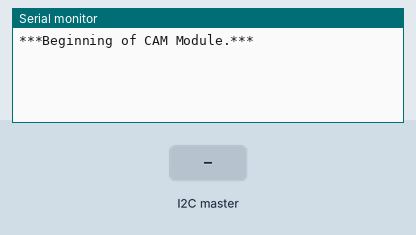
A sketch run on a simulated Arduino Uno, built with avr-gcc and run on an emulated ATmega328P. On the bench: the last lines printed to the serial monitor. Inputs (shaded band) come from the test bench. Random numbers use the default seed unless the sketch sets one.

Above: at 1.2 s.
1.3 s: the I2C master sends the byte 1
At 2.5 s:
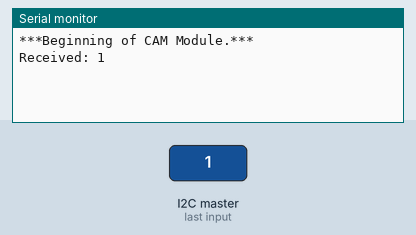
2.8 s: the I2C master sends the byte 0
At 3.7 s:
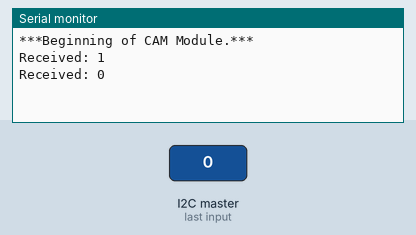

The sketch:

cam_ardui.ino
```cpp
#include <Wire.h>

#define CAM_ADDR 0x02
//#define TRX_ADDR 0x04
//#define GPS_ADDR 0x06
//#define EPS_ADDR 0x08


int number = 0;
bool hasCaptured = false;
int picSize = 0;
bool sending = false;

void setup() {
 Serial.begin(9600);

 // initialize i2c as slave
 Wire.begin(CAM_ADDR);

 // define callbacks for i2c communication
 Wire.onReceive(handleReceive);
 Wire.onRequest(handleRequest);

 Serial.println("***Beginning of CAM Module.***");
}

void loop() {
 delay(100);
}

// callback for received data
void handleReceive(int byteCount) {
  while (Wire.available()) {
    number = Wire.read();
    Serial.print("Received: ");
    Serial.println(number);

    if (number == 0) { //capture image
      hasCaptured = rand() % 2;
    } else if (number == 1) { //how big is the image?
      picSize = rand() % 255;
    } else if (number == 2) { //send the image over SPI
      sending = true;
      //do SPI stuff
    } //if-else
  } //while
} //handleReceive

// callback for sending data
void handleRequest() {
  Serial.print("Sending: ");
  if (number == 0) { //prepare to capture image
    Serial.println((int)hasCaptured);
    Wire.write((int)hasCaptured);
  } else if (number == 1) { //how big is the image?
    Serial.println(picSize);
    Wire.write(picSize);
  } else if (number == 2) { //send the image over SPI
    Serial.println((int)sending);
    Wire.write((int)sending);
  } //if-else
} //handleRequest
```

Measured:
- after the input at 1.3 s, the serial monitor: prints a new line at once (image 1)
- after the input at 2.8 s, the serial monitor: prints a new line at once (image 2)
